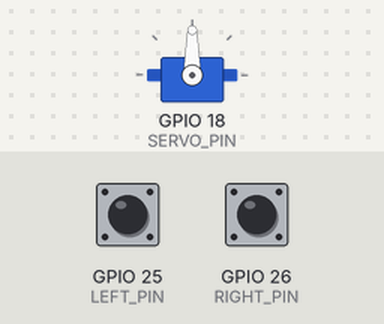
The sketch below on a simulated ESP32. On the bench: servo. The inputs (shaded band) are chosen by the test bench; at power-on: GPIO 25 (LEFT_PIN) HIGH, GPIO 26 (RIGHT_PIN) HIGH.

Above: at 1.2 s.
1.3 s: GPIO 25 (LEFT_PIN) pulled LOW for 0.15 s
At 1.8 s:
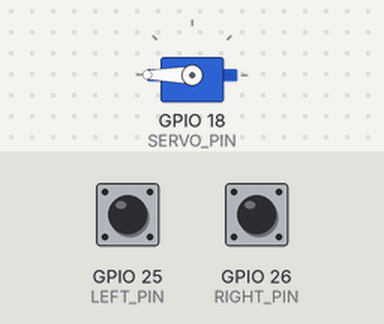
2.9 s: GPIO 26 (RIGHT_PIN) pulled LOW for 0.15 s
At 4.1 s:
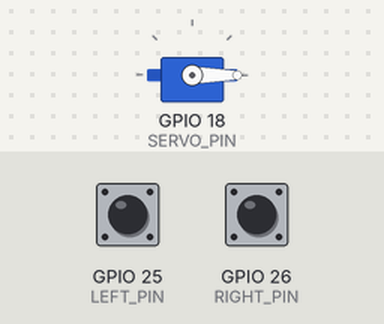
4.5 s: GPIO 25 (LEFT_PIN) pulled LOW for 1 s
At 5.5 s:
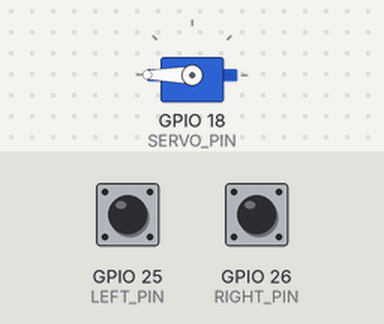
7.0 s: GPIO 26 (RIGHT_PIN) pulled LOW for 1 s
At 7.4 s:
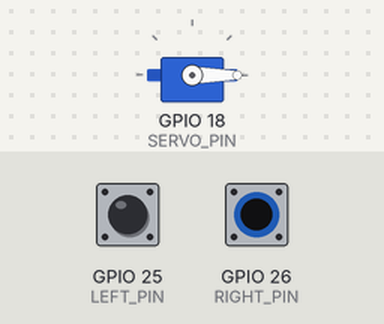
Timing chart, 0 to 10.0 s (numbered marks = the images above; inputs shaded):
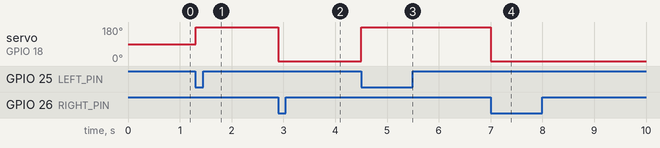

Measured:
- after the input at 1.3 s, servo on GPIO 18 (SERVO_PIN): 90° → 180° at once
- after the input at 2.9 s, servo on GPIO 18 (SERVO_PIN): 180° → 0° at once
- after the input at 4.5 s, servo on GPIO 18 (SERVO_PIN): 0° → 180° at once
- after the input at 7.0 s, servo on GPIO 18 (SERVO_PIN): 180° → 0° at once

The sketch:

WIRED_MG90S.ino
```cpp
#include <ESP32Servo.h>

// Optional single-ESP32 controller: buttons and servo on the same board.
const int LEFT_PIN = 25;
const int RIGHT_PIN = 26;
const int SERVO_PIN = 18;
const bool REVERSE = false;
const int MIN_PULSE_US = 1000;
const int CENTER_PULSE_US = 1500;
const int MAX_PULSE_US = 2000;
const unsigned long DEBOUNCE_MS = 5;
Servo myServo;
char sampledCommand = 'S';
char stableCommand = 'S';
unsigned long sampleChangedAt = 0;
int targetPulseUs = CENTER_PULSE_US;

void setup() {
  pinMode(LEFT_PIN, INPUT_PULLUP);
  pinMode(RIGHT_PIN, INPUT_PULLUP);
  myServo.setPeriodHertz(50);
  myServo.attach(SERVO_PIN, MIN_PULSE_US, MAX_PULSE_US);
  myServo.writeMicroseconds(targetPulseUs);
}

void loop() {
  const unsigned long now = millis();
  const bool left = digitalRead(LEFT_PIN) == LOW;
  const bool right = digitalRead(RIGHT_PIN) == LOW;
  const char current = left == right ? 'S' : (left ? 'L' : 'R');
  if (current != sampledCommand) {
    sampledCommand = current;
    sampleChangedAt = now;
  }
  if (now - sampleChangedAt >= DEBOUNCE_MS && stableCommand != sampledCommand) {
    stableCommand = sampledCommand;
    if (stableCommand != 'S') {
      bool ccw = stableCommand == 'L';
      if (REVERSE) ccw = !ccw;
      const int nextTarget = ccw ? MAX_PULSE_US : MIN_PULSE_US;
      if (nextTarget != targetPulseUs) {
        targetPulseUs = nextTarget;
        myServo.writeMicroseconds(targetPulseUs);
      }
    }
  }
  delay(1);
}
```
